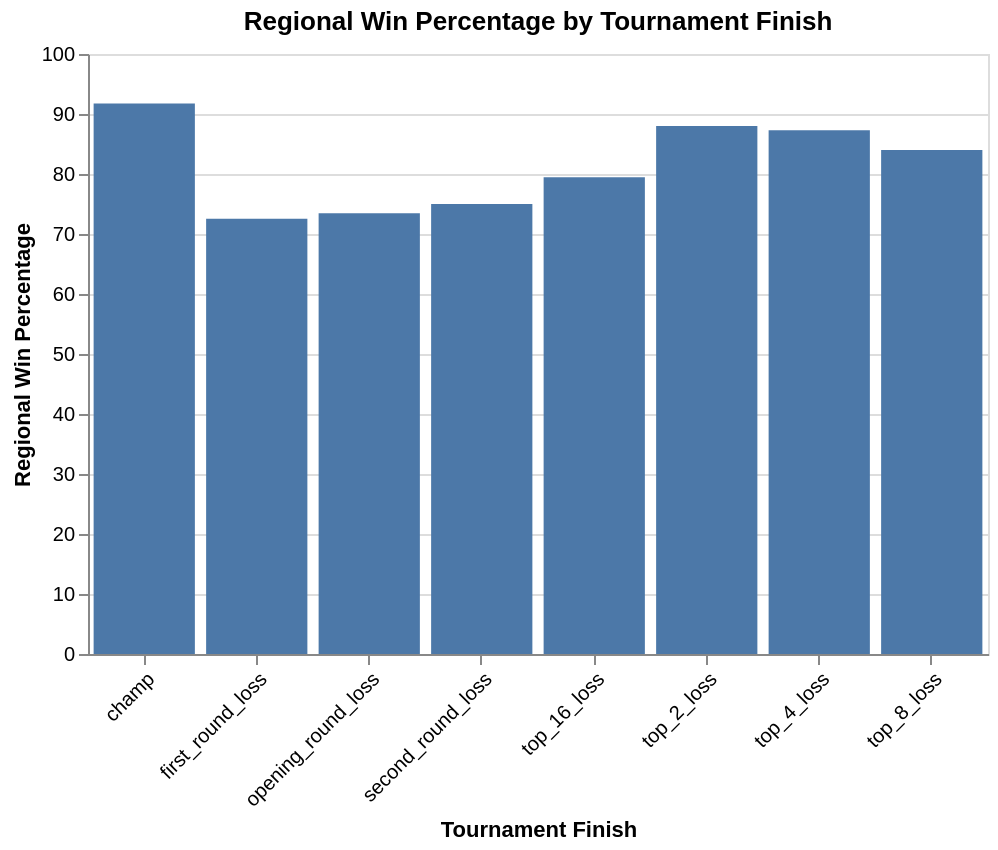

Write notebook code for a chart like this one.
### Markdown cell above
Visualization 1: This plot compares regional win percentages across the tournament finishing categories (i.e. finishing position). It helps with finding if teams with higher regional win percentages have a further finishing position. If the distributions of regional win percentages differ between categories, it could be a good predictor in the classification model.

### Code cell
win_finish_plot = alt.Chart(summary).mark_bar().encode(
    x=alt.X('tourney_finish:N').title('Tournament Finish').axis(labelAngle=-45),
    y=alt.Y('reg_wins_pct:Q').title('Regional Win Percentage')
).properties(title='Regional Win Percentage by Tournament Finish', width=450, height=300)

win_finish_plot

### Figure 1 — Vega-Lite specification as saved in the notebook (floating-point values rounded to 4 significant figures)
{"config": {"view": {"continuousWidth": 300, "continuousHeight": 300}}, "data": {"name": "data-76c9109500162569cda6222b99859a1e"}, "mark": {"type": "bar"}, "encoding": {"x": {"axis": {"labelAngle": -45}, "field": "tourney_finish", "title": "Tournament Finish", "type": "nominal"}, "y": {"field": "reg_wins_pct", "title": "Regional Win Percentage", "type": "quantitative"}}, "height": 300, "title": "Regional Win Percentage by Tournament Finish", "width": 450, "$schema": "https://vega.github.io/schema/vega-lite/v5.20.1.json", "datasets": {"data-76c9109500162569cda6222b99859a1e": [{"tourney_finish": "champ", "reg_wins_pct": 91.74}, {"tourney_finish": "first_round_loss", "reg_wins_pct": 72.55}, {"tourney_finish": "opening_round_loss", "reg_wins_pct": 73.45}, {"tourney_finish": "second_round_loss", "reg_wins_pct": 74.98}, {"tourney_finish": "top_16_loss", "reg_wins_pct": 79.45}, {"tourney_finish": "top_2_loss", "reg_wins_pct": 87.99}, {"tourney_finish": "top_4_loss", "reg_wins_pct": 87.29}, {"tourney_finish": "top_8_loss", "reg_wins_pct": 83.98}]}}
